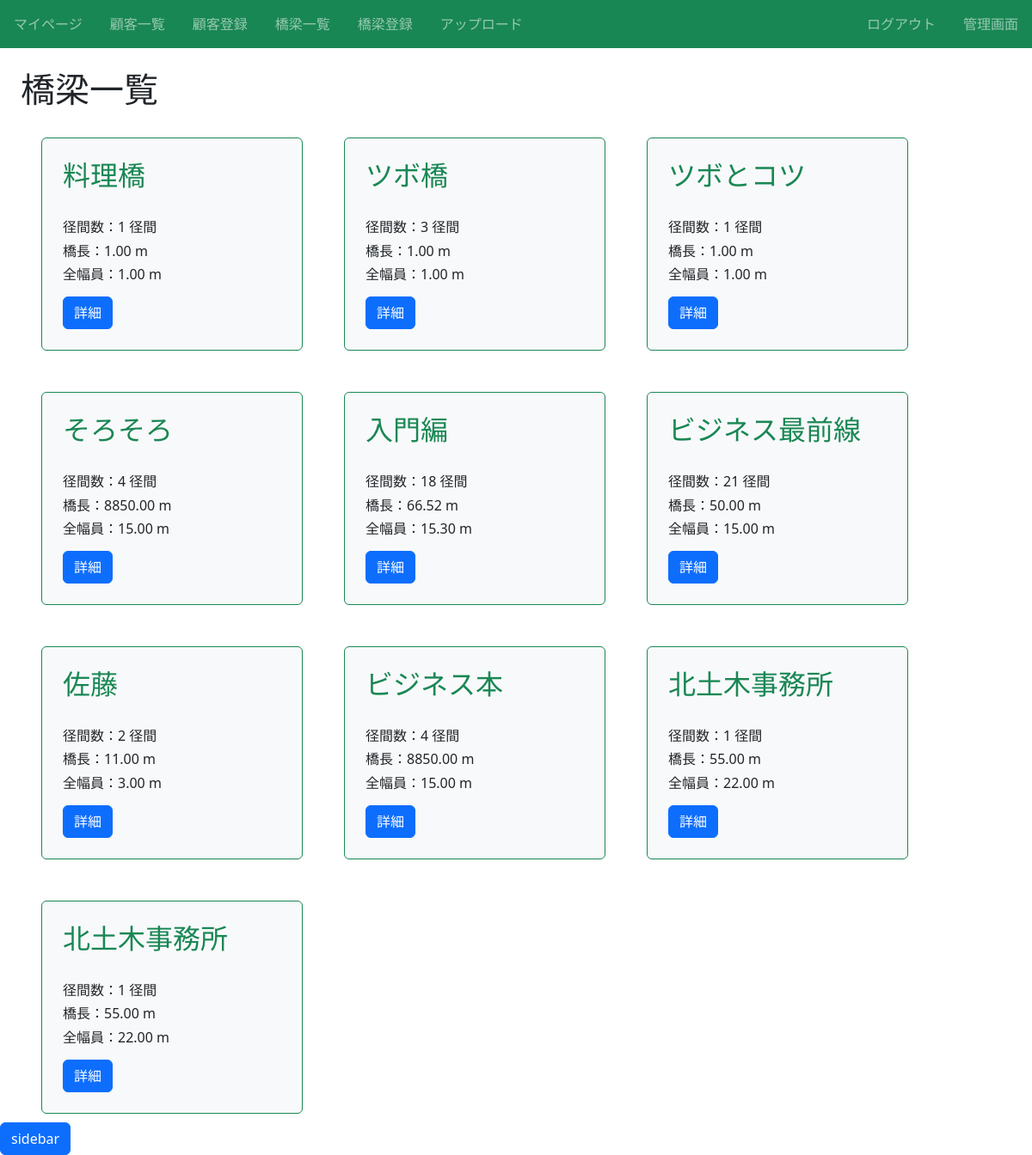
The page /infra/ (signed in) on the database as committed earlier.
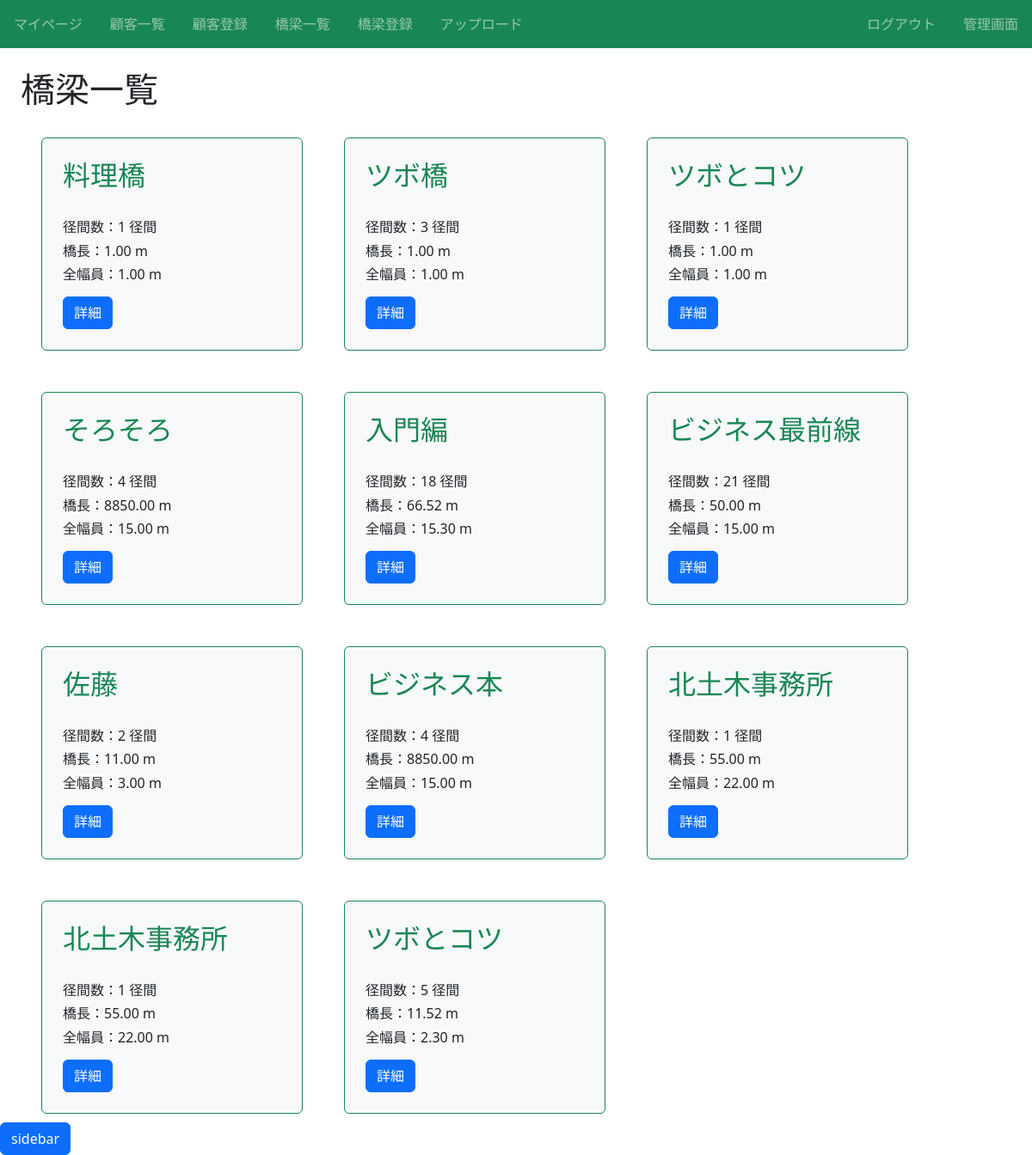
The same page on the database as committed later.
### infra/models.py (models this page shows, shortened)
class Infra(models.Model):
  title = models.CharField(max_length=100)# 橋名
  径間数 = models.IntegerField()# 径間数
  橋長 = models.DecimalField(max_digits=10, decimal_places=2)# 橋長(最大桁数10桁、小数点以下2桁)
  全幅員 = models.DecimalField(max_digits=10, decimal_places=2)# 全幅員(最大桁数10桁、小数点以下2桁)
  路線名 = models.CharField(max_length=50)# 路線名
  latitude = models.CharField(max_length=50)# 緯度
  longitude = models.CharField(max_length=50)# 経度
  橋梁コード = models.CharField(max_length=50, blank=True)# 橋梁コード
  活荷重 = models.CharField(max_length=50, blank=True)# 活荷重
  等級 = models.CharField(max_length=50, blank=True, choices = LOADGRADE)# 等級
  適用示方書 = models.CharField(max_length=100, blank=True)# 適用示方書
  上部構造形式 = models.CharField(max_length=100)# 上部構造形式
  下部構造形式 = models.CharField(max_length=100)# 下部構造形式
  基礎構造形式 = models.CharField(max_length=100)# 基礎構造形式
  近接方法 = models.CharField(max_length=100)# 近接方法
  交通規制 = models.CharField(max_length=100)# 交通規制
  第三者点検の有無 = models.CharField(max_length=100)# 第三者点検の有無
  海岸線との距離 = models.CharField(max_length=100)# 海岸線の距離
  路下条件 = models.CharField(max_length=100)# 路下条件
  特記事項 = models.CharField(max_length=100, blank=True)# 特記事項
  カテゴリー = models.CharField(max_length=100, choices = CATEGORY)# カテゴリー

### infra/views.py (the view)
# urls.py: path('infra/', views.ListInfraView.as_view(), name='list-infra'),
class ListInfraView(LoginRequiredMixin, ListView):
  template_name = 'infra/infra_list.html'
  model = Infra

### infra/templates/infra/infra_list.html (shortened to what this page needs)
{% extends "base.html" %}
{% block h1 %}橋梁一覧{% endblock %}
{% block content %}
<div class="d-flex flex-wrap">
    <div class="sidebar">
      <div class="sidebar-toggle">
        <button class="btn btn-primary">sidebar</button>
      </div>
    </div>
    {% for item in object_list %}
    <div class="p-4 m-4 bg-light border border-success rounded" style="width: 19rem;">
        <h2 class="text-success">{{ item.title }}</h2><br>
        <h6 class="card-text">径間数：{{ item.径間数 }} 径間</h6>
        <h6 class="card-text">橋長：{{ item.橋長 }} m</h6>
        <h6 class="card-text">全幅員：{{ item.全幅員 }} m</h6>
        <div class="mt-3">
            <a href="{% url 'detail-infra' item.pk %}" class="btn btn-primary">詳細</a>
        </div>
    </div>
    {% endfor %}
</div>
{% endblock content %}

Rows that differ between the two databases and show on the page:
added Infra: title "ツボとコツ", 径間数 "5", 橋長 "11.52", 全幅員 "2.30"
